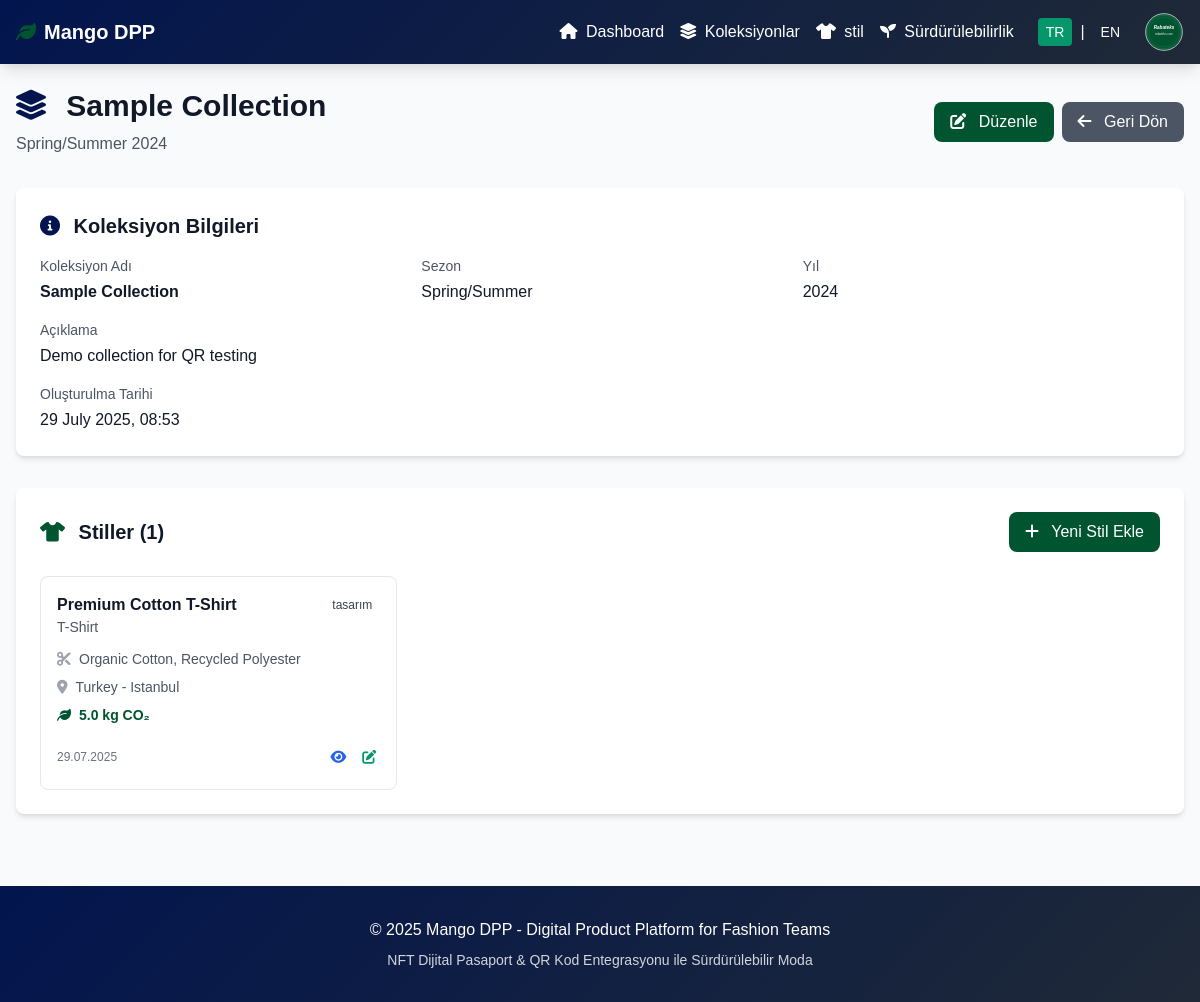
Screenshot of /collections/6829f274-fe82-481d-93ad-96a81d8c2a58 with the database file from the repository.
### models.py (models this page shows)
class Collection(Base):
    __tablename__ = "collections"
    id = Column(String, primary_key=True)
    name = Column(String, nullable=False)
    season = Column(String, nullable=False)
    year = Column(Integer, nullable=False)
    description = Column(Text)
    created_at = Column(DateTime, default=datetime.utcnow)
    styles = relationship("Style", back_populates="collection")

class Style(Base):
    __tablename__ = "styles"
    id = Column(String, primary_key=True)
    name = Column(String, nullable=False)
    collection_id = Column(String, ForeignKey("collections.id"))
    category = Column(String, nullable=False)
    materials = Column(JSON)  # Store as JSON array
    target_price = Column(Float)
    production_location = Column(String)
    supplier = Column(String)
    carbon_footprint = Column(Float)
    status = Column(String, default="tasarım")
    image_url = Column(String)
    nft_id = Column(String)
    created_at = Column(DateTime, default=datetime.utcnow)
    collection = relationship("Collection", back_populates="styles")

### main.py (the view)
@app.get("/collections/{collection_id}")
async def view_collection(request: Request, collection_id: str, db: Session = Depends(get_db)):
    lang = get_language(request)
    collection = db.query(Collection).filter(Collection.id == collection_id).first()
    if not collection:
        return templates.TemplateResponse("404.html", {"request": request})
    collection_styles = db.query(Style).filter(Style.collection_id == collection_id).all()
    response = templates.TemplateResponse("collection_detail.html", {
        "request": request,
        "collection": collection,
        "styles": collection_styles,
        "lang": lang,
        "t": get_all_texts(lang)
    })
    response.headers["Content-Type"] = "text/html; charset=utf-8"
    return response

### templates/collection_detail.html (shortened to what this page needs)
{% extends "base.html" %}
{% block content %}
<div class="mb-6 md:mb-8">
    <div class="flex flex-col md:flex-row md:items-center md:justify-between gap-4">
        <div>
            <h1 class="text-2xl md:text-3xl font-bold text-gray-900 mb-2">
                <i class="fas fa-layer-group text-navy mr-2 md:mr-3"></i>
                {{ collection.name }}
            </h1>
            <p class="text-sm md:text-base text-gray-600">{{ collection.season }} {{ collection.year }}</p>
        </div>
        <div class="flex gap-2">
            <a href="/collections/{{ collection.id }}/edit" class="bg-primary text-white px-4 py-2 rounded-lg hover:bg-primary-dark transition-colors">
                <i class="fas fa-edit mr-2"></i>
                {{ t['edit'] if t else 'Edit' }}
            </a>
            <a href="/collections" class="bg-gray-600 text-white px-4 py-2 rounded-lg hover:bg-gray-700 transition-colors">
                <i class="fas fa-arrow-left mr-2"></i>
                {{ t['back'] if t else 'Back' }}
            </a>
        </div>
    </div>
</div>
<div class="bg-white rounded-lg shadow-md p-6 mb-8">
    <h2 class="text-xl font-semibold text-gray-900 mb-4">
        <i class="fas fa-info-circle text-navy mr-2"></i>
        {{ t['collection_info'] }}
    </h2>
    <div class="grid grid-cols-1 md:grid-cols-3 gap-6">
        <div>
            <label class="block text-sm font-medium text-gray-600 mb-1">{{ t['collection_name'] }}</label>
            <p class="text-gray-900 font-semibold">{{ collection.name }}</p>
        </div>
        <div>
            <label class="block text-sm font-medium text-gray-600 mb-1">Sezon</label>
            <p class="text-gray-900">{{ collection.season }}</p>
        </div>
        <div>
            <label class="block text-sm font-medium text-gray-600 mb-1">Yıl</label>
            <p class="text-gray-900">{{ collection.year }}</p>
        </div>
    </div>
    {% if collection.description %}
    <div class="mt-4">
        <label class="block text-sm font-medium text-gray-600 mb-1">{{ t['description'] }}</label>
        <p class="text-gray-900">{{ collection.description }}</p>
    </div>
    {% endif %}
    <div class="mt-4">
        <label class="block text-sm font-medium text-gray-600 mb-1">{{ t['created_date'] }}</label>
        <p class="text-gray-900">{{ collection.created_at.strftime('%d %B %Y, %H:%M') if collection.created_at else 'N/A' }}</p>
    </div>
</div>
<div class="bg-white rounded-lg shadow-md p-6">
    <div class="flex justify-between items-center mb-6">
        <h2 class="text-xl font-semibold text-gray-900">
            <i class="fas fa-tshirt text-primary mr-2"></i>
            Stiller ({{ styles|length }})
        </h2>
        <a href="/styles?collection={{ collection.id }}" class="bg-primary text-white px-4 py-2 rounded-lg hover:bg-primary-dark transition-colors">
            <i class="fas fa-plus mr-2"></i>
            {{ t['add_new_style'] }}
        </a>
    </div>
    {% if styles %}
        <div class="grid grid-cols-1 md:grid-cols-2 lg:grid-cols-3 gap-6">
            {% for style in styles %}
            <div class="border border-gray-200 rounded-lg p-4 hover:shadow-md transition-shadow">
                <div class="flex justify-between items-start mb-3">
                    <div>
                        <h3 class="font-semibold text-gray-900">{{ style.name }}</h3>
                        <p class="text-sm text-gray-600">{{ style.category }}</p>
                    </div>
                    <span class="bg-{{ 'primary' if style.status == 'completed' else 'gray' }}-light text-{{ 'primary' if style.status == 'completed' else 'gray' }}-700 text-xs px-2 py-1 rounded-full">
                        {{ style.status }}
                    </span>
                </div>
                <div class="space-y-2 text-sm">
                    {% if style.materials %}
                    <div class="flex items-center">
                        <i class="fas fa-cut text-gray-400 mr-2"></i>
                        <span class="text-gray-600">{{ style.materials|join(", ") }}</span>
                    </div>
                    {% endif %}
                    {% if style.production_location %}
                    <div class="flex items-center">
                        <i class="fas fa-map-marker-alt text-gray-400 mr-2"></i>
                        <span class="text-gray-600">{{ style.production_location }}</span>
                    </div>
                    {% endif %}
                    {% if style.carbon_footprint %}
                    <div class="flex items-center">
                        <i class="fas fa-leaf text-primary mr-2"></i>
                        <span class="text-primary font-semibold">{{ style.carbon_footprint }} kg CO₂</span>
                    </div>
                    {% endif %}
                </div>
                <div class="mt-4 flex justify-between items-center">
                    <span class="text-xs text-gray-500">
                        {{ style.created_at.strftime('%d.%m.%Y') if style.created_at else '' }}
                    </span>
                    <div class="flex space-x-2">
                        <a href="/styles/{{ style.id }}" class="text-blue-600 hover:text-blue-800 p-1">
                            <i class="fas fa-eye text-sm"></i>
                        </a>
                        <a href="/styles/{{ style.id }}/edit" class="text-green-600 hover:text-green-800 p-1">
                            <i class="fas fa-edit text-sm"></i>
                        </a>
                    </div>
                </div>
            </div>
            {% endfor %}
        </div>
    {% endif %}
</div>
{% endblock %}

### templates/base.html (style rules this page uses)
* { font-family: Arial, sans-serif; }
:root { --color-primary: #005530; --color-secondary: #D51635; --color-navy: #02154e; --color-primary-light: rgba(0, 85, 48, 0.1); --color-secondary-light: rgba(213, 22, 53, 0.1); --color-navy-light: rgba(2, 21, 78, 0.1); }
.bg-primary { background-color: var(--color-primary) !important; }
.text-primary { color: var(--color-primary) !important; }
.text-navy { color: var(--color-navy) !important; }

### rows the page displays
Collection: name "Sample Collection", season "Spring/Summer", year "2024", description "Demo collection for QR testing", created_at "29 July 2025, 08:53"
Style: name "Premium Cotton T-Shirt", category "T-Shirt", status "tasarım", materials "Organic Cotton, Recycled Polyester", production_location "Turkey - Istanbul", carbon_footprint "5.0", created_at "29.07.2025"

### other values shown
{{ t.dashboard if t else "Dashboard" }} "Dashboard"
{{ t.collections if t else "Collections" }} "Koleksiyonlar"
{{ t.styles if t else "Styles" }} "stil"
{{ t.sustainability if t else "Sustainability" }} "Sürdürülebilirlik"
{{ t['edit'] if t else 'Edit' }} "Düzenle"
{{ t['back'] if t else 'Back' }} "Geri Dön"
{{ t['collection_info'] }} "Koleksiyon Bilgileri"
{{ t['collection_name'] }} "Koleksiyon Adı"
{{ t['description'] }} "Açıklama"
{{ t['created_date'] }} "Oluşturulma Tarihi"
{{ styles|length }} "1"
{{ t['add_new_style'] }} "Yeni Stil Ekle"
